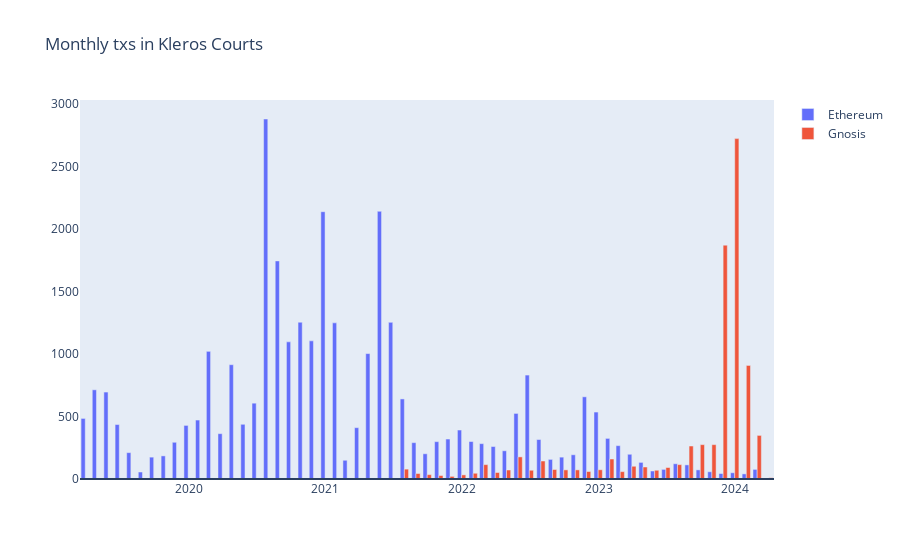

The notebook cell saved with this chart:
### Code cell
daily_txs_eth = txs_eth.resample('M', on='timestamp').count()
daily_txs_gno = txs_gno.resample('M', on='timestamp').count()


fig = go.Figure(data=[
    go.Bar(x=daily_txs_eth.index, y=daily_txs_eth['tx'], name="Ethereum"),
    go.Bar(x=daily_txs_gno.index, y=daily_txs_gno['tx'], name="Gnosis"),
    ]
    )
fig.update_layout(
     xaxis=dict(showgrid=False), 
     yaxis=dict(showgrid=False),
     title=dict(text="Monthly txs in Kleros Courts")
)
fig.add_hline(y=0)
fig.show()
